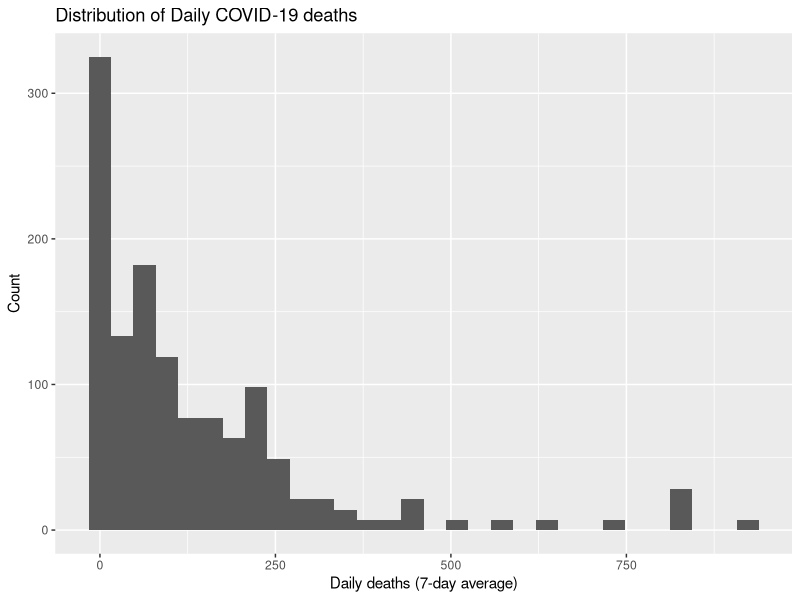
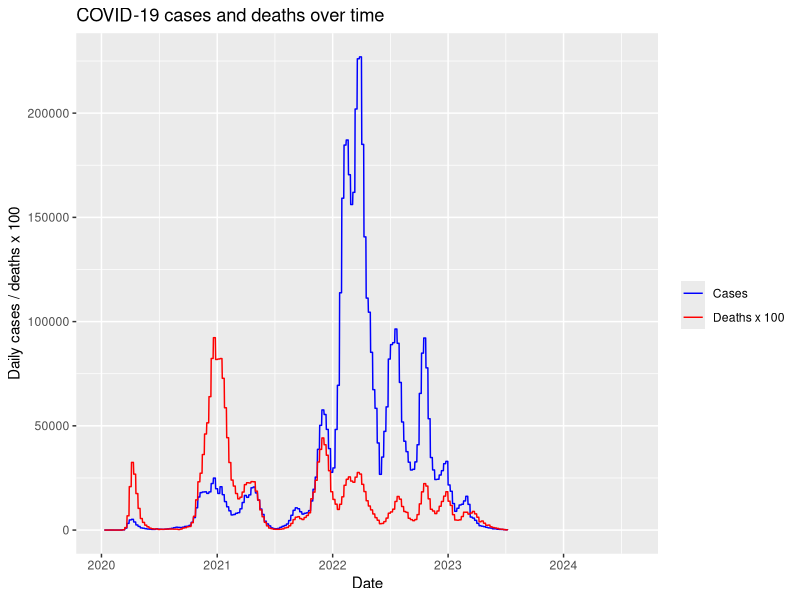

Generate these figures, in order, with R:
## ---- chunk 1
library(readr)
library(tidyverse)

covid_germany = read_delim("data/covid_germany.csv")

## ---- chunk 2
library(ggplot2)  
ggplot(covid_germany, aes(x = new_deaths_smoothed)) +   
  geom_histogram(bins = 30) +   
  labs(     title = "Distribution of Daily COVID-19 deaths",     x = "Daily deaths (7-day average)",     y = "Count"   ) 
## ---- chunk 3
ggplot(covid_germany, aes(x = date)) +   
  geom_line(aes(y = new_cases_smoothed, colour = "Cases")) +   
  geom_line(aes(y = new_deaths_smoothed * 100, colour = "Deaths x 100")) +   
  scale_colour_manual(     values = c("Cases" = "blue", "Deaths x 100" = "red")   ) +   
  labs(     title = "COVID-19 cases and deaths over time",     x = "Date",     y = "Daily cases / deaths x 100",     colour = ""   )
